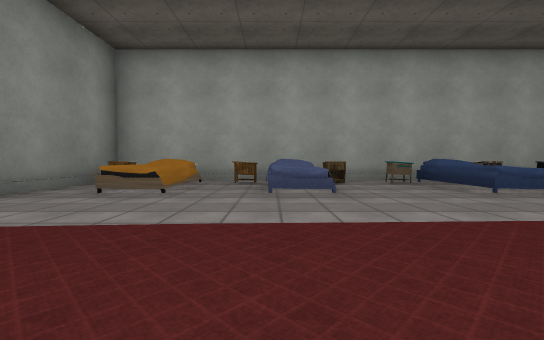
View 1 (above)

24 first-person views from a walk through a scene from a Unity 3-D project. The camera is 0.38 m above the floor, tilts 2° down and sees 90° across. The floor is counted in squares, 1 m on a side. Each view is taken from the middle of a square. On the plan, view 1 faces up. The plan holds only what a view shows up to about 9 squares ahead; the rest is blank. Some surface patterns are stand-ins.

View 2
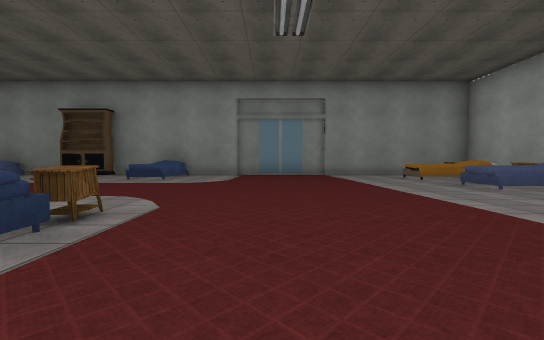

View 3
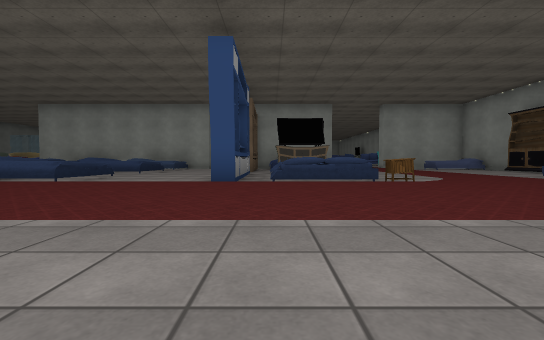

View 4
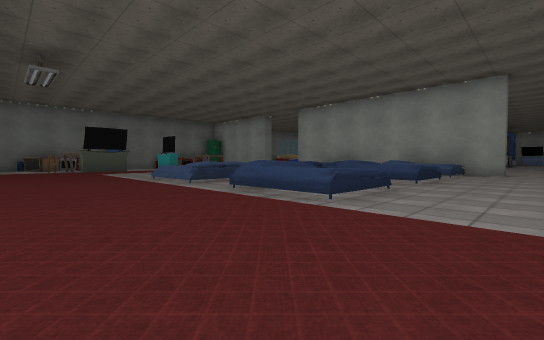

View 5
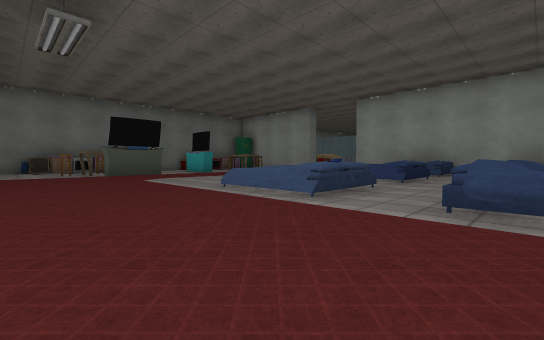

View 6
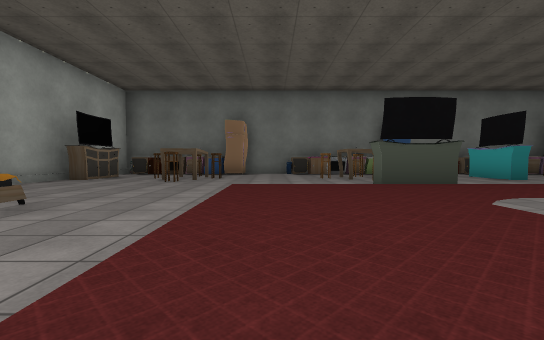

View 7
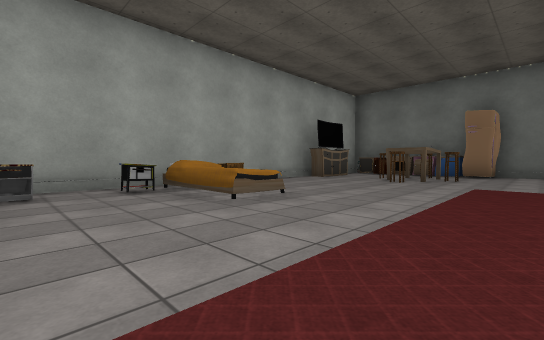

View 8
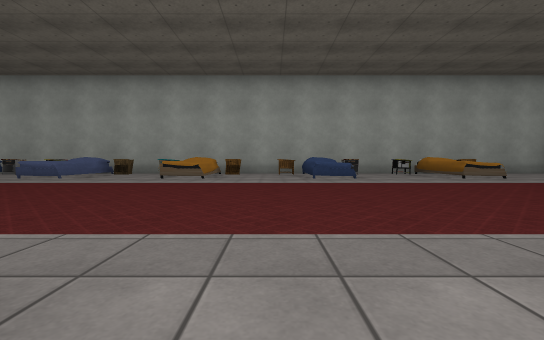

View 9
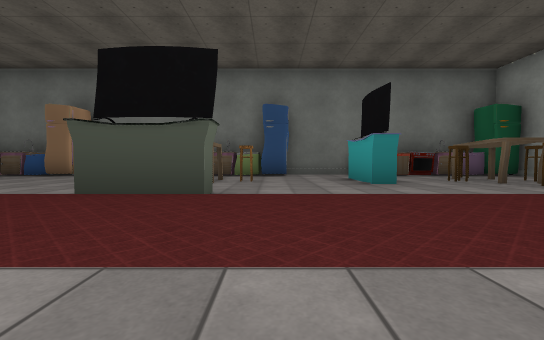

View 10
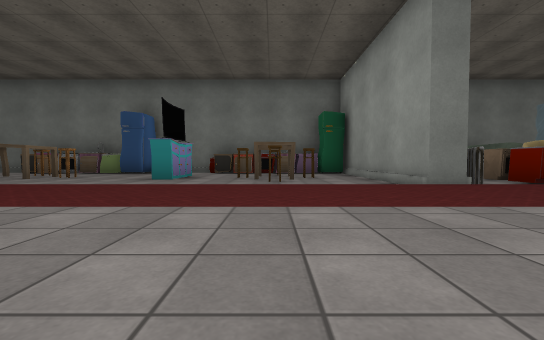

View 11
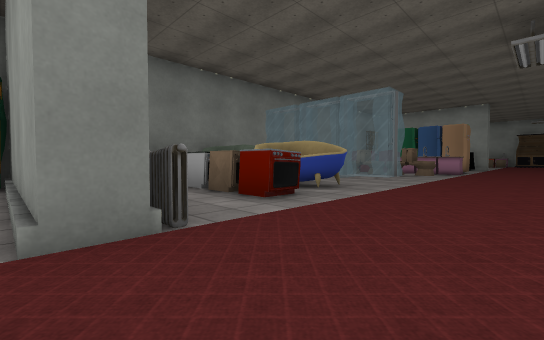

View 12
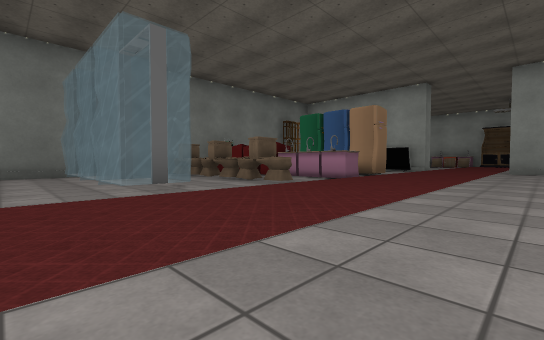

View 13
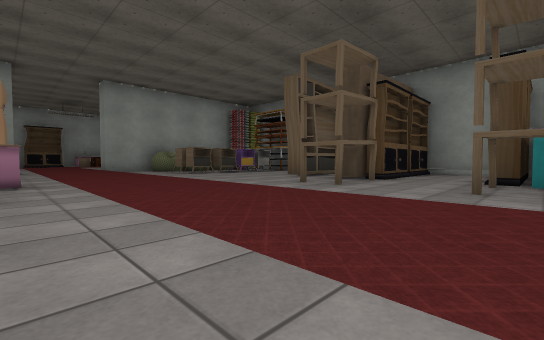

View 14
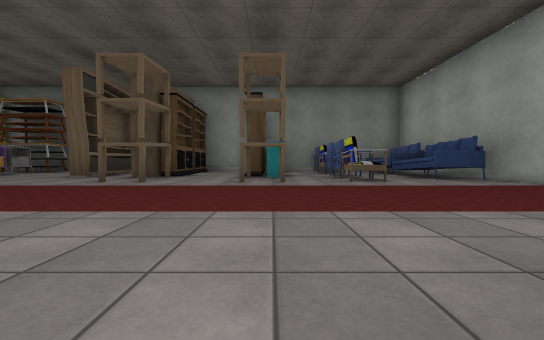

View 15
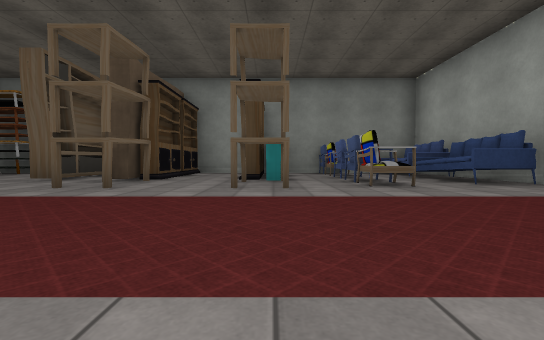

View 16
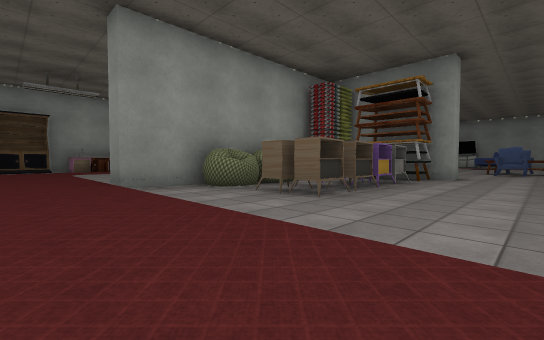

View 17
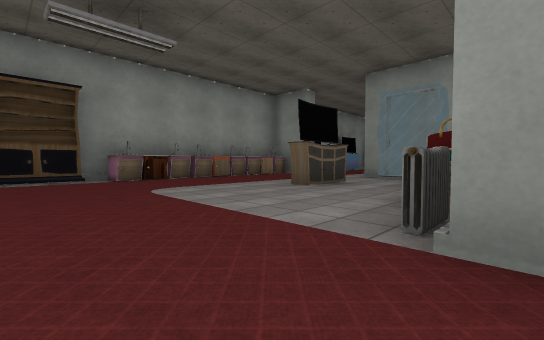

View 18
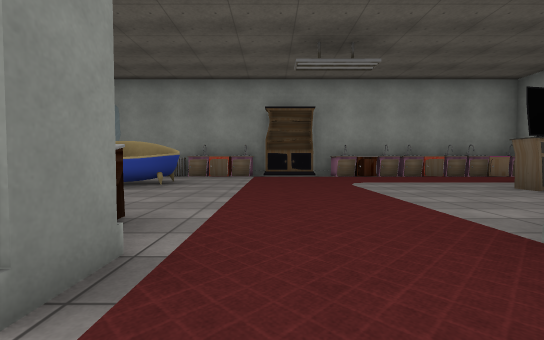

View 19
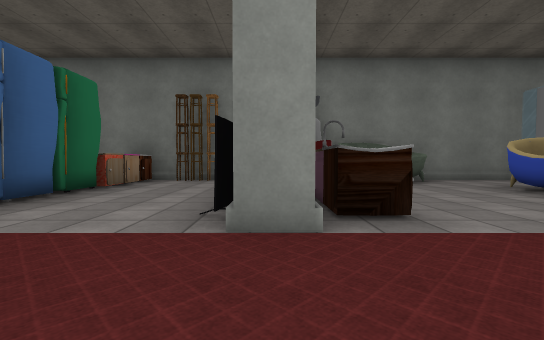

View 20
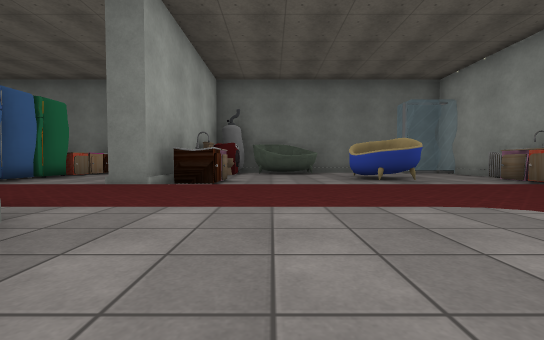

View 21
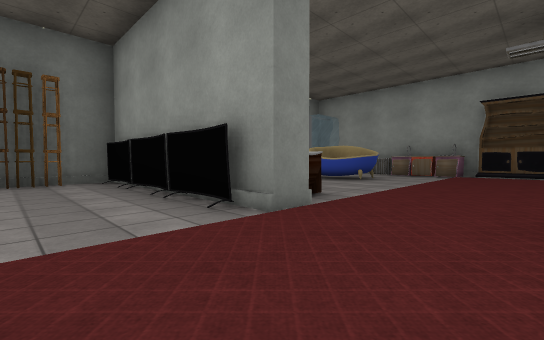

View 22
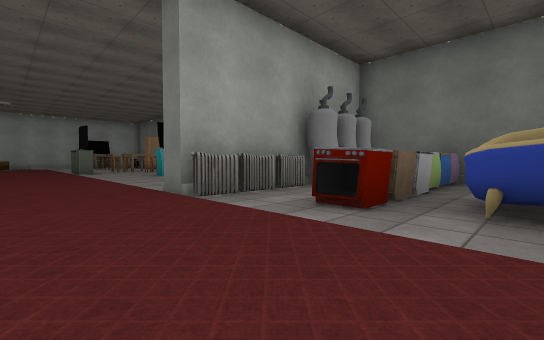

View 23
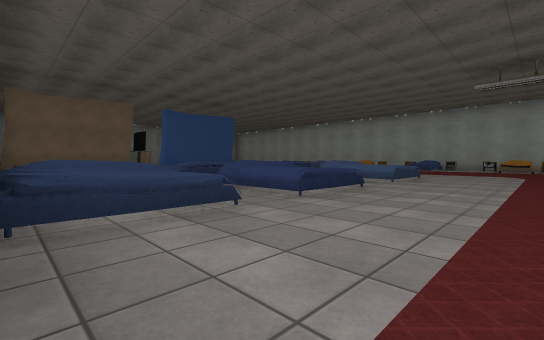

View 24
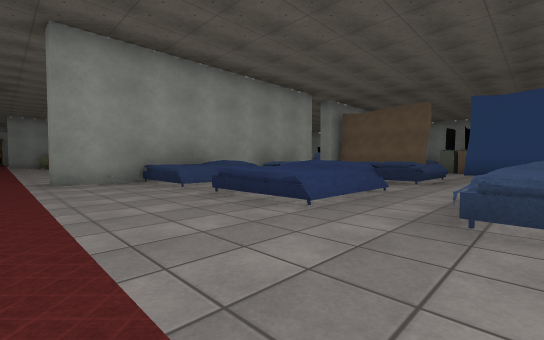

### Floor plan
Key: @ floor where view 1 was taken; # wall or solid block; x gap in a wall; . main floor; : floor 0.05 m higher than the main floor; / step, stairs or slope; = window, fence, low wall or low ledge; B bed; N nightstand; T table; S sink; C chair; F fridge; U counter; A bathtub; H shower; M machine; E TV; G sofa; R armchair; O other object.
Columns run from 4 left of view 1 to 23 right of it. Each row starts with its distance up from view 1.
  6 ########################O
  5 #OB.NNNNNOONOBNNNNNNO....OO
  4 #.B.BB.BB.B..B..B..BB...O.S#
  3 #....... .............CT.OO#
  2 #.......................C.F#
  1 #..:::::::::::::::::::.....#
  0 O..:@:::::::::::::::::..OOU
 -1 #..//:://///////////::OOTCU
 -2 #.../:/NBB#..BB.BBB.::O.C.S
 -3 #BB./:/  B#..BB.BBB.::....F#
 -4 #.../:/  .#.........::.....#
 -5 ##../   OO#..BB.BBB.::..O.O#
 -6 ##..     .x..BB.BBB.::..CUO#
 -7 #..       #..BB ....::.CTOS#
 -8 #BB       #..BB BBB.::..C#O#
 -9           #.##B##B##::####F#
-10            .. GGGGG.::OOOOO
-11               GGGG..::..OOO
-12               ORRRR.::.AAOO#
-13              #......::.AAAA#
-14              ## OT..::.....#
-15               ......::.HHHH#
-16               ####..::.HHH #
-17                ##T..::OOOOO#
-18                ###..::.OOOO#
-19          O..........::SSMOO
-20          OR.........::.
-21               TTOOO.::FFFUU#
-22               TTOOO.::....C#
-23                 OOO.::....C#
-24                   ##::#EO#O#
-25                  MOO::US.OO#
-26               H.....::...MA#
-27               =.OO..::....A#
-28               ::::::::.AA..#
-29                :::::::.AA..#
-30                SU.U   U...H#
-31               OUSSSS##SSO#=#

Where each view was taken, in squares from view 1:
view 1: 0 up, 0 right, facing up
view 2: 0 up, 5 right, facing left
view 3: 3 up, 5 right, facing down
view 4: 1 up, 7 right, facing down-right
view 5: 1 up, 10 right, facing down-right
view 6: 1 up, 13 right, facing right
view 7: 1 up, 13 right, facing up-right
view 8: 2 down, 11 right, facing up
view 9: 3 down, 15 right, facing right
view 10: 7 down, 14 right, facing right
view 11: 9 down, 16 right, facing down-right
view 12: 14 down, 15 right, facing down-right
view 13: 14 down, 18 right, facing down-left
view 14: 14 down, 19 right, facing left
view 15: 14 down, 18 right, facing left
view 16: 19 down, 17 right, facing down-left
view 17: 24 down, 17 right, facing down-left
view 18: 23 down, 17 right, facing down
view 19: 24 down, 16 right, facing right
view 20: 26 down, 14 right, facing right
view 21: 22 down, 16 right, facing down-right
view 22: 13 down, 16 right, facing up-right
view 23: 9 down, 16 right, facing up-left
view 24: 3 down, 16 right, facing down-left
